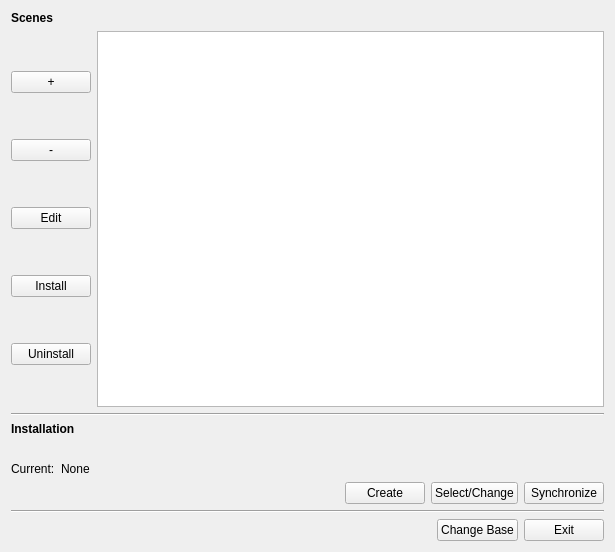
<?xml version="1.0" encoding="UTF-8"?>
<ui version="4.0">
 <class>FormFileSystemList</class>
 <widget class="QWidget" name="FormFileSystemList">
  <property name="geometry">
   <rect>
    <x>0</x>
    <y>0</y>
    <width>615</width>
    <height>552</height>
   </rect>
  </property>
  <property name="sizePolicy">
   <sizepolicy hsizetype="Preferred" vsizetype="Preferred">
    <horstretch>0</horstretch>
    <verstretch>0</verstretch>
   </sizepolicy>
  </property>
  <property name="windowTitle">
   <string>Form</string>
  </property>
  <layout class="QVBoxLayout" name="verticalLayout_4">
   <item>
    <layout class="QVBoxLayout" name="scenesLayout">
     <item>
      <widget class="QLabel" name="label">
       <property name="text">
        <string>&lt;html&gt;&lt;head/&gt;&lt;body&gt;&lt;p&gt;&lt;span style=&quot; font-weight:600;&quot;&gt;Scenes&lt;/span&gt;&lt;/p&gt;&lt;/body&gt;&lt;/html&gt;</string>
       </property>
      </widget>
     </item>
     <item>
      <layout class="QHBoxLayout" name="horizontalLayout">
       <item>
        <layout class="QVBoxLayout" name="verticalLayout">
         <item>
          <widget class="QPushButton" name="buttonPlus">
           <property name="toolTip">
            <string>New Scene</string>
           </property>
           <property name="text">
            <string>+</string>
           </property>
          </widget>
         </item>
         <item>
          <widget class="QPushButton" name="buttonMinus">
           <property name="toolTip">
            <string>Delete selected scene</string>
           </property>
           <property name="text">
            <string>-</string>
           </property>
          </widget>
         </item>
         <item>
          <widget class="QPushButton" name="buttonEdit">
           <property name="toolTip">
            <string>Edit selected scene</string>
           </property>
           <property name="text">
            <string>Edit</string>
           </property>
          </widget>
         </item>
         <item>
          <widget class="QPushButton" name="installButton">
           <property name="toolTip">
            <string>Install selected scene</string>
           </property>
           <property name="text">
            <string>Install</string>
           </property>
          </widget>
         </item>
         <item>
          <widget class="QPushButton" name="uninstallButton">
           <property name="toolTip">
            <string>Uninstall selected scene</string>
           </property>
           <property name="text">
            <string>Uninstall</string>
           </property>
          </widget>
         </item>
        </layout>
       </item>
       <item>
        <widget class="QListView" name="listView"/>
       </item>
      </layout>
     </item>
    </layout>
   </item>
   <item>
    <widget class="Line" name="line">
     <property name="orientation">
      <enum>Qt::Horizontal</enum>
     </property>
    </widget>
   </item>
   <item>
    <layout class="QVBoxLayout" name="installationLayout">
     <item>
      <widget class="QLabel" name="label_2">
       <property name="text">
        <string>&lt;html&gt;&lt;head/&gt;&lt;body&gt;&lt;p&gt;&lt;span style=&quot; font-weight:600;&quot;&gt;Installation&lt;/span&gt;&lt;/p&gt;&lt;/body&gt;&lt;/html&gt;</string>
       </property>
      </widget>
     </item>
     <item>
      <layout class="QGridLayout" name="gridLayout">
       <item row="1" column="0">
        <widget class="QLabel" name="label_3">
         <property name="text">
          <string>Current:</string>
         </property>
        </widget>
       </item>
       <item row="1" column="1">
        <widget class="QLabel" name="currentInstLabel">
         <property name="text">
          <string>None</string>
         </property>
        </widget>
       </item>
       <item row="0" column="1">
        <spacer name="horizontalSpacer">
         <property name="orientation">
          <enum>Qt::Horizontal</enum>
         </property>
         <property name="sizeHint" stdset="0">
          <size>
           <width>40</width>
           <height>20</height>
          </size>
         </property>
        </spacer>
       </item>
      </layout>
     </item>
     <item>
      <layout class="QHBoxLayout" name="horizontalLayout_2">
       <item>
        <spacer name="horizontalSpacer_2">
         <property name="orientation">
          <enum>Qt::Horizontal</enum>
         </property>
         <property name="sizeHint" stdset="0">
          <size>
           <width>40</width>
           <height>20</height>
          </size>
         </property>
        </spacer>
       </item>
       <item>
        <widget class="QPushButton" name="createInstButton">
         <property name="toolTip">
          <string>Create new installatio, remember: only one installation per USB drive</string>
         </property>
         <property name="text">
          <string>Create</string>
         </property>
        </widget>
       </item>
       <item>
        <widget class="QPushButton" name="selectInstButton">
         <property name="toolTip">
          <string>Select an existing installation or change currently selected</string>
         </property>
         <property name="text">
          <string>Select/Change</string>
         </property>
        </widget>
       </item>
       <item>
        <widget class="QPushButton" name="syncButton">
         <property name="toolTip">
          <string>Synchronize installation</string>
         </property>
         <property name="text">
          <string>Synchronize</string>
         </property>
        </widget>
       </item>
      </layout>
     </item>
    </layout>
   </item>
   <item>
    <widget class="Line" name="line_2">
     <property name="orientation">
      <enum>Qt::Horizontal</enum>
     </property>
    </widget>
   </item>
   <item>
    <layout class="QHBoxLayout" name="systemLayout">
     <item>
      <spacer name="horizontalSpacer_3">
       <property name="orientation">
        <enum>Qt::Horizontal</enum>
       </property>
       <property name="sizeHint" stdset="0">
        <size>
         <width>40</width>
         <height>20</height>
        </size>
       </property>
      </spacer>
     </item>
     <item>
      <widget class="QPushButton" name="changeBaseButton">
       <property name="text">
        <string>Change Base</string>
       </property>
      </widget>
     </item>
     <item>
      <widget class="QPushButton" name="exitButton">
       <property name="text">
        <string>Exit</string>
       </property>
      </widget>
     </item>
    </layout>
   </item>
  </layout>
 </widget>
 <resources/>
 <connections/>
</ui>
